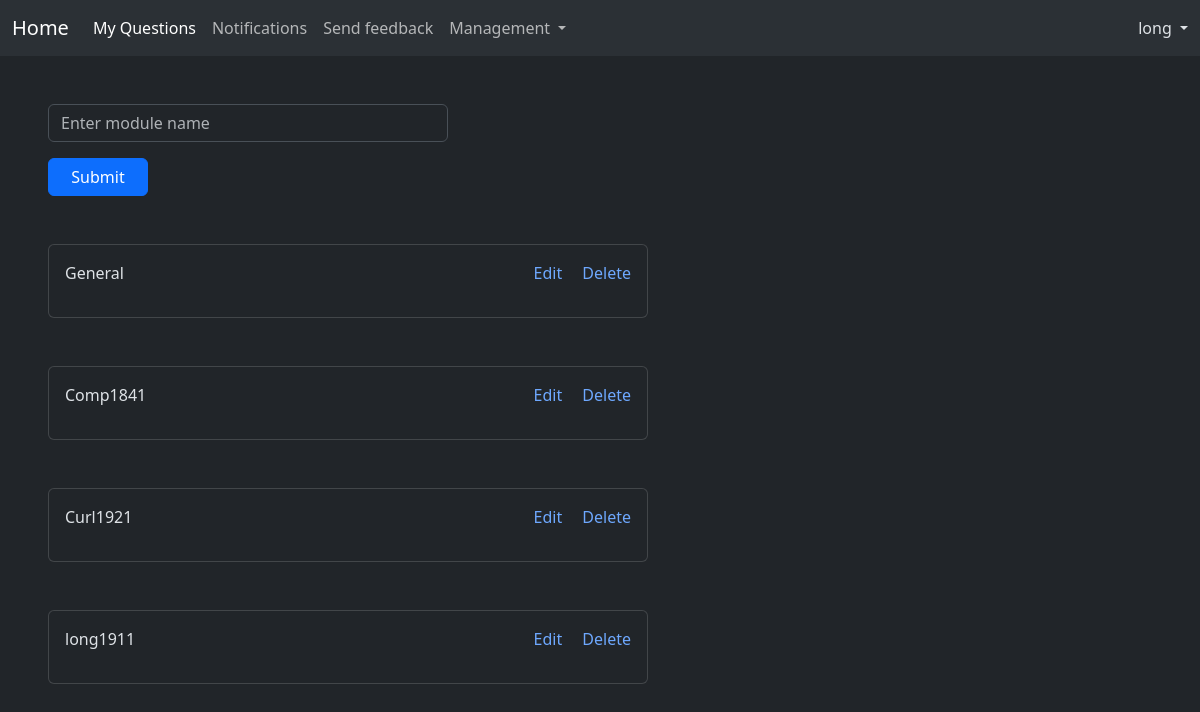
/managemodules.php (signed in), run on the app's committed database.
### tables this page shows
CREATE TABLE `subject` (
  `id` int(20) NOT NULL AUTO_INCREMENT,
  `sub_name` varchar(255) DEFAULT NULL,
  PRIMARY KEY (`id`)
);

### managemodules.php (the view, shortened to what this page needs)
<?php
include 'includes/dbfunctions.php';
include 'layouts/newmodules.html.php';
try{
    $edit = null;
    $sql = 'SELECT * FROM `subject`';
    $subjects = $pdo->query($sql);
    foreach ($subjects as $subject){
        if ($edit == $subject['id']){
            $val = 'value="'.$subject['sub_name'].'"';
            $link = '"managemodules.php"';
            include 'layouts/mngmodules.html.php';
        }else {
            echo '<div class="card col-12 col-sm-6 mt-5 ms-5 mb-2">';
            echo '    <div class="card-body">';
            echo '         <div class="float-start">';
            echo '          <p>'.$subject['sub_name'].'</p>';
            echo '         </div>';
            echo '      <div class="float-end">';
            echo '          <a class="link-opacity-50-hover text-decoration-none" href="managemodules.php?id='.htmlspecialchars($subject['id']).'">'.'Edit'.'</a>';
            echo '          <form action="" method="post" class="d-inline ms-3">
                                <input type="hidden" name="id" value="'.htmlspecialchars($subject['id']).'">
                                <a class="link-opacity-50-hover text-decoration-none" href="#" onclick="event.preventDefault(); this.parentNode.submit()">Delete</a>
                            </form>';
            echo '      </div>';
            echo '   </div>';
            echo '</div>';
        }
    }
}catch(PDOException $e){
    $title = 'An error has occured';
    $output= 'Database error: ' . $e->getMessage();
}
include 'layouts/index.html.php';

### data on the page
subject: sub_name "General"
subject: sub_name "Comp1841"
subject: sub_name "Curl1921"
subject: sub_name "long1911"

### other printed values
$_SESSION['username'] "long"
